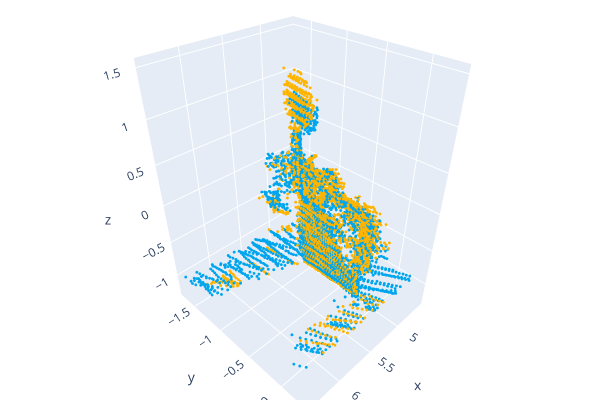

Notebook code cell kept with this figure:
### Code cell
path1 = r'datasets/csv/box_plant1_manual/box_plant1_manual_frame5.csv'
path2 = r'datasets/csv/box_plant1_manual/box_plant1_manual_frame10.csv'
source = loadData(path1)
target = loadData(path2)

voxel_size=0.05
source_down, source_fpfh = preprocess_point_cloud(source, voxel_size)
target_down, target_fpfh = preprocess_point_cloud(target, voxel_size)

print("Apply fpfh registration")
result_ransac = execute_global_registration(source_down, target_down, source_fpfh, target_fpfh, voxel_size)

### Applying ICP for local registration
trans_init = np.asarray(result_ransac.transformation)
threshold=0.02
print("Apply point-to-point ICP")
reg_p2p = o3d.pipelines.registration.registration_icp(
    source, target, threshold, trans_init,
    o3d.pipelines.registration.TransformationEstimationPointToPoint())
print(reg_p2p)
print("Transformation is:")
print(reg_p2p.transformation)
draw_registration_result(source, target, reg_p2p.transformation)


# draw_registration_result(source_down, target_down, result_ransac.transformation)

### Figure 1 — Plotly figure (JSON) as saved in the notebook; plotly's stock layout.template omitted (floating-point values rounded to 4 significant figures; data arrays with more than 128 entries replaced by an {"elided": "..."} marker saying what was removed)
{"data": [{"marker": {"color": {"elided": "3132x3 float values"}, "size": 1}, "mode": "markers", "type": "scatter3d", "x": {"elided": "3132 float values"}, "y": {"elided": "3132 float values"}, "z": {"elided": "3132 float values"}}, {"marker": {"color": {"elided": "3524x3 float values"}, "size": 1}, "mode": "markers", "type": "scatter3d", "x": {"elided": "3524 float values"}, "y": {"elided": "3524 float values"}, "z": {"elided": "3524 float values"}}], "layout": {"height": 400, "margin": {"b": 0, "l": 0, "r": 0, "t": 0}, "scene": {"camera": {"center": {"x": 0, "y": 0, "z": 0}, "up": {"x": 0, "y": 0, "z": 1}}}, "showlegend": false, "width": 600}}
